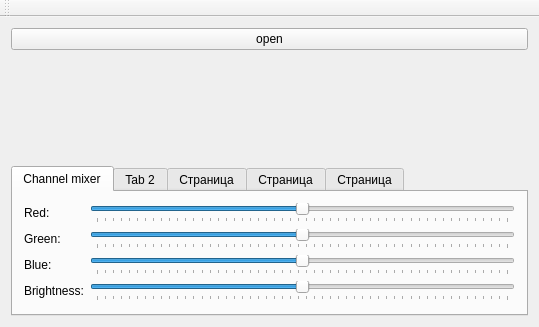
<?xml version="1.0" encoding="UTF-8"?>
<ui version="4.0">
 <class>MainWindow</class>
 <widget class="QMainWindow" name="MainWindow">
  <property name="geometry">
   <rect>
    <x>0</x>
    <y>0</y>
    <width>539</width>
    <height>327</height>
   </rect>
  </property>
  <property name="windowTitle">
   <string>MainWindow</string>
  </property>
  <widget class="QWidget" name="centralWidget">
   <layout class="QVBoxLayout" name="verticalLayout">
    <item>
     <widget class="QPushButton" name="pushButton">
      <property name="text">
       <string>open</string>
      </property>
     </widget>
    </item>
    <item>
     <widget class="QLabel" name="label_4">
      <property name="sizePolicy">
       <sizepolicy hsizetype="Minimum" vsizetype="Minimum">
        <horstretch>0</horstretch>
        <verstretch>0</verstretch>
       </sizepolicy>
      </property>
      <property name="text">
       <string/>
      </property>
     </widget>
    </item>
    <item>
     <widget class="QTabWidget" name="tabWidget">
      <property name="sizePolicy">
       <sizepolicy hsizetype="Expanding" vsizetype="Minimum">
        <horstretch>0</horstretch>
        <verstretch>0</verstretch>
       </sizepolicy>
      </property>
      <property name="currentIndex">
       <number>0</number>
      </property>
      <widget class="QWidget" name="tab">
       <attribute name="title">
        <string>Channel mixer</string>
       </attribute>
       <layout class="QFormLayout" name="formLayout">
        <item row="1" column="0">
         <widget class="QLabel" name="label">
          <property name="text">
           <string>Red:</string>
          </property>
         </widget>
        </item>
        <item row="2" column="0">
         <widget class="QLabel" name="label_2">
          <property name="text">
           <string>Green:</string>
          </property>
         </widget>
        </item>
        <item row="3" column="0">
         <widget class="QLabel" name="label_3">
          <property name="text">
           <string>Blue:</string>
          </property>
         </widget>
        </item>
        <item row="2" column="1">
         <widget class="QSlider" name="greenSlider">
          <property name="minimum">
           <number>-255</number>
          </property>
          <property name="maximum">
           <number>255</number>
          </property>
          <property name="orientation">
           <enum>Qt::Horizontal</enum>
          </property>
          <property name="tickPosition">
           <enum>QSlider::TicksBelow</enum>
          </property>
          <property name="tickInterval">
           <number>10</number>
          </property>
         </widget>
        </item>
        <item row="3" column="1">
         <widget class="QSlider" name="blueSlider">
          <property name="minimum">
           <number>-255</number>
          </property>
          <property name="maximum">
           <number>255</number>
          </property>
          <property name="value">
           <number>0</number>
          </property>
          <property name="orientation">
           <enum>Qt::Horizontal</enum>
          </property>
          <property name="tickPosition">
           <enum>QSlider::TicksBelow</enum>
          </property>
          <property name="tickInterval">
           <number>10</number>
          </property>
         </widget>
        </item>
        <item row="1" column="1">
         <widget class="QSlider" name="redSlider">
          <property name="minimum">
           <number>-255</number>
          </property>
          <property name="maximum">
           <number>255</number>
          </property>
          <property name="singleStep">
           <number>1</number>
          </property>
          <property name="orientation">
           <enum>Qt::Horizontal</enum>
          </property>
          <property name="tickPosition">
           <enum>QSlider::TicksBelow</enum>
          </property>
          <property name="tickInterval">
           <number>10</number>
          </property>
         </widget>
        </item>
        <item row="4" column="0">
         <widget class="QLabel" name="label_5">
          <property name="text">
           <string>Brightness:</string>
          </property>
         </widget>
        </item>
        <item row="4" column="1">
         <widget class="QSlider" name="brightnessSlider">
          <property name="minimum">
           <number>-255</number>
          </property>
          <property name="maximum">
           <number>255</number>
          </property>
          <property name="orientation">
           <enum>Qt::Horizontal</enum>
          </property>
          <property name="tickPosition">
           <enum>QSlider::TicksBelow</enum>
          </property>
         </widget>
        </item>
       </layout>
      </widget>
      <widget class="QWidget" name="tab_2">
       <attribute name="title">
        <string>Tab 2</string>
       </attribute>
      </widget>
      <widget class="QWidget" name="tab_3">
       <attribute name="title">
        <string>Страница</string>
       </attribute>
      </widget>
      <widget class="QWidget" name="tab_4">
       <attribute name="title">
        <string>Страница</string>
       </attribute>
      </widget>
      <widget class="QWidget" name="tab_5">
       <attribute name="title">
        <string>Страница</string>
       </attribute>
      </widget>
     </widget>
    </item>
   </layout>
  </widget>
  <widget class="QToolBar" name="mainToolBar">
   <attribute name="toolBarArea">
    <enum>TopToolBarArea</enum>
   </attribute>
   <attribute name="toolBarBreak">
    <bool>false</bool>
   </attribute>
  </widget>
 </widget>
 <layoutdefault spacing="6" margin="11"/>
 <resources/>
 <connections/>
</ui>
